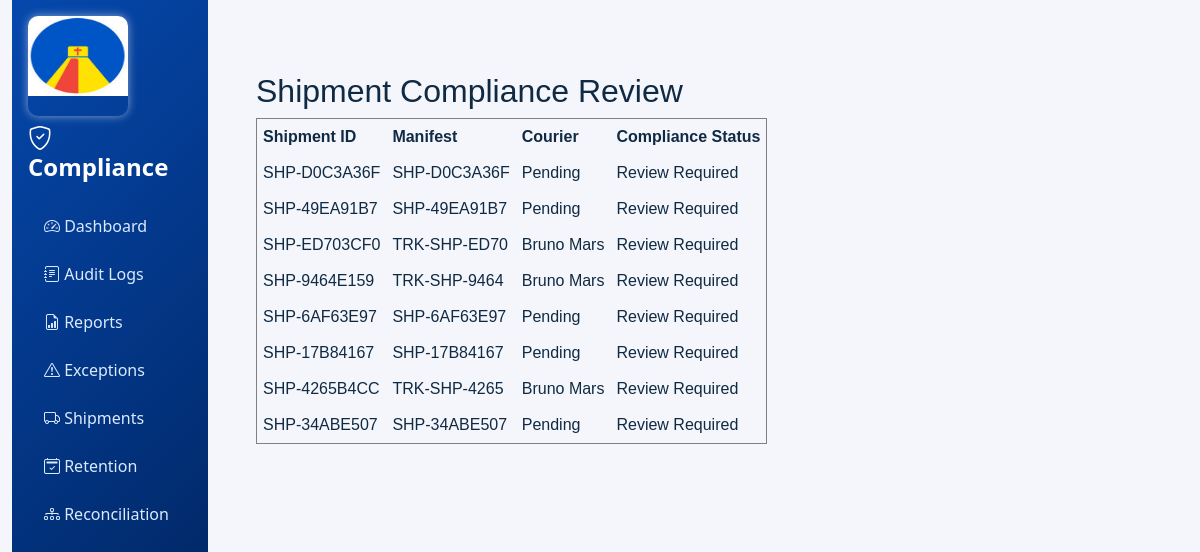
Screenshot of /auditor-dashboard/shipments/ (signed in) with the database file from the repository.
### inventory/models.py (models this page shows, shortened)
class Shipment(models.Model):
    id = models.UUIDField(primary_key=True, default=uuid.uuid4, editable=False)
    SHIPMENT_TYPE_CHOICES = [
        ('Off-Site Transfer', 'Off-Site Transfer'),
        ('Return', 'Return'),
        ('Retrieval', 'Retrieval'),
        ('Destruction', 'Destruction'),
    ]
    SHIPMENT_STATUS_CHOICES = [
        ('Pending', 'Pending'),
        ('More Info Requested', 'More Info Requested'),
        ('Approved', 'Approved'),
        ('Rejected', 'Rejected'),
        ('Dispatched', 'Dispatched'),
        ('Picked Up', 'Picked Up'),
        ('In Transit', 'In Transit'),
        ('Delivered', 'Delivered'),
        ('Completed', 'Completed'),
        ('Return Accepted', 'Return Accepted'),
        ('Cancelled', 'Cancelled'),
    ]
    PRIORITY_LEVEL_CHOICES = [
        ('Normal', 'Normal'),
        ('High', 'High'),
        ('Critical', 'Critical'),
    ]
    DELIVERY_STATUS_CHOICES = [
        ('Delivered', 'Delivered'),
        ('Partially Delivered', 'Partially Delivered'),
    ]
    shipment_id = models.CharField(
        max_length=50,
        unique=True,
        default=generate_shipment_id,
        editable=False,
    )
    shipment_date = models.DateField(default=timezone.localdate)
    shipment_type = models.CharField(max_length=50, choices=SHIPMENT_TYPE_CHOICES)
    status = models.CharField(max_length=50, choices=SHIPMENT_STATUS_CHOICES, default='Pending')
    priority_level = models.CharField(max_length=20, choices=PRIORITY_LEVEL_CHOICES, default='Normal')
    number_of_tapes = models.PositiveIntegerField(default=0)
    source_location = models.CharField(max_length=200, blank=True)
    releasing_custodian = models.CharField(max_length=150, blank=True)
    release_datetime = models.DateTimeField(null=True, blank=True)
    destination_location = models.CharField(max_length=200, blank=True)
    receiving_organization = models.CharField(max_length=200, blank=True)
    expected_delivery_date = models.DateField(null=True, blank=True)
    receiving_custodian = models.CharField(max_length=150, blank=True)
    courier_name = models.CharField(max_length=150, blank=True)
    courier_contact = models.CharField(max_length=100, blank=True)
    vehicle_number = models.CharField(max_length=100, blank=True)
    tracking_number = models.CharField(max_length=150, blank=True)
    tapes = models.ManyToManyField('Tape', blank=True, related_name='shipments')
    approved_by = models.ForeignKey(
        settings.AUTH_USER_MODEL,
        null=True,
        blank=True,
        on_delete=models.SET_NULL,
        related_name='approved_shipments'
    )
    approval_date = models.DateTimeField(null=True, blank=True)
    approval_remarks = models.TextField(blank=True)
    delivery_date = models.DateField(null=True, blank=True)
    delivery_time = models.TimeField(null=True, blank=True)
    received_by = models.CharField(max_length=150, blank=True)
    delivery_status = models.CharField(max_length=30, choices=DELIVERY_STATUS_CHOICES, blank=True)
    delivery_notes = models.TextField(blank=True)
    created_by = models.ForeignKey(
        settings.AUTH_USER_MODEL,
        null=True,
        blank=True,
        on_delete=models.SET_NULL,
        related_name='created_shipments'
    )
    created_at = models.DateTimeField(auto_now_add=True)
    last_updated_by = models.ForeignKey(
        settings.AUTH_USER_MODEL,
        null=True,
        blank=True,
        on_delete=models.SET_NULL,
        related_name='updated_shipments'
    )
    last_updated_at = models.DateTimeField(auto_now=True)
    class Meta:
        ordering = ['-shipment_date', '-created_at']
    def has_dual_custody(self):
        return bool(self.releasing_custodian and self.receiving_custodian)
    def is_manifest_complete(self):
        return self.number_of_tapes > 0 and self.tapes.exists() and self.number_of_tapes == self.tapes.count()
    def compliance_checks(self):
        checks = {
            'tape_exists': self.tapes.exists(),
            'duplicate_tapes': not self.tapes.values('id').annotate(count=Count('id')).filter(count__gt=1).exists(),
            'manifest_complete': self.is_manifest_complete(),
            'retention_compliance': not self.tapes.filter(retention_end_date__lt=(self.expected_delivery_date or timezone.localdate())).exists(),
            'legal_hold': not self.tapes.filter(legal_hold=True).exists(),
            'audit_hold': not self.tapes.filter(audit_hold=True).exists(),
            'damage_status': not self.tapes.filter(status='Damaged').exists(),
            'missing_tape_status': not self.tapes.filter(status='Missing').exists(),
            'dual_custody': self.has_dual_custody(),
        }
        return checks
    def compliance_passed(self):
        return all(self.compliance_checks().values())

### inventory/views.py (the view)
# urls.py: path('auditor-dashboard/shipments/', views.shipment_compliance_view, name='auditor-shipments'),
@login_required(login_url='signin')
@user_passes_test(is_it_compliance_auditor, login_url='signin')
def shipment_compliance_view(request):
    context = _build_auditor_context(request, page='shipments')
    context['active_view'] = 'shipments'
    return render(request, 'auditor_dashboard.html', context)

### inventory/views.py (called while the page is built, shortened)
def is_it_compliance_auditor(user):
    if not user.is_authenticated:
        return False
    if user.is_superuser:
        return True

### inventory/templates/auditor_dashboard.html (shortened to what this page needs)
{% load static %}
<!DOCTYPE html>
<html lang="en">
<head>
    <link href="https://cdn.jsdelivr.net/npm/bootstrap@5.3.3/dist/css/bootstrap.min.css" rel="stylesheet">
    <link rel="stylesheet" href="https://cdn.jsdelivr.net/npm/bootstrap-icons@1.11.3/font/bootstrap-icons.css">
    <link rel="stylesheet" href="https://cdn.datatables.net/2.1.8/css/dataTables.bootstrap5.min.css">
    {% load static %}
</head>
<body>
<div class="container-fluid">
    <div class="row g-0">
        <aside class="col-lg-2 sidebar p-3">
             <h4><div class="logo">
            <img src="{% static 'inventory/round.jpg' %}" alt="logo" width="100" height="100" style="padding-bottom:20px; border-radius:10px; box-shadow:0 0 10px rgba(255,255,255,0.5);">
        </div> </h4>
            <h4 class="fw-bold mb-4"><i class="bi bi-shield-check"></i> Compliance</h4>
            <ul class="nav flex-column gap-2">
                <li><a href="{% url 'auditor-dashboard' %}" class="nav-link"><i class="bi bi-speedometer2"></i> Dashboard</a></li>
                <li><a href="{% url 'auditor-dashboard' %}?view=audit-logs" class="nav-link {% if active_view == 'audit-logs' %}active{% endif %}"><i class="bi bi-journal-text"></i> Audit Logs</a></li>
                <li><a href="{% url 'auditor-dashboard' %}?view=reports" class="nav-link {% if active_view == 'reports' %}active{% endif %}"><i class="bi bi-file-earmark-bar-graph"></i> Reports</a></li>
                <li><a href="{% url 'auditor-exceptions' %}" class="nav-link"><i class="bi bi-exclamation-triangle"></i> Exceptions</a></li>
                <li><a href="{% url 'auditor-shipments' %}" class="nav-link"><i class="bi bi-truck"></i> Shipments</a></li>
                <li><a href="{% url 'auditor-retention' %}" class="nav-link"><i class="bi bi-calendar2-check"></i> Retention</a></li>
                <li><a href="{% url 'auditor-reconciliation' %}" class="nav-link"><i class="bi bi-diagram-3"></i> Reconciliation</a></li>
            </ul>
        </aside>
        <main class="col-lg-10 p-4">
            {% block content %}
            {% if active_view == 'reports' %}
                <div class="mt-4">
                    <h5 class="fw-semibold mb-3">Compliance Health</h5>
                    <h5 class="fw-semibold mb-3">Audit Trail Review</h5>
                    {% include 'compliance_reports.html' %}
                </div>
            {% elif active_view == 'exceptions' %}
                <div class="mt-4">
                    {% include 'exception_review.html' %}
                </div>
            {% elif active_view == 'shipments' %}
                <div class="mt-4">
                    {% include 'shipment_compliance.html' %}
                </div>
            {% elif active_view == 'retention' %}
                <div class="mt-4">
                    {% include 'retention_compliance.html' %}
                </div>
            {% elif active_view == 'reconciliation' %}
                <div class="mt-4">
                    {% include 'reconciliation_review.html' %}
                </div>
            {% endif %}
            {% endblock %}
        </main>
    </div>
</div>
</body>
</html>

### inventory/templates/shipment_compliance.html
<!DOCTYPE html>
<html lang="en">
<head><meta charset="UTF-8"><title>Shipment Compliance Review</title></head>
<body>
<div style="font-family: Arial, sans-serif; padding: 24px;">
    <h2>Shipment Compliance Review</h2>
    <table border="1" cellpadding="6" cellspacing="0">
        <tr><th>Shipment ID</th><th>Manifest</th><th>Courier</th><th>Compliance Status</th></tr>
        {% for row in shipment_rows %}
        <tr><td>{{ row.shipment_id }}</td><td>{{ row.manifest_number }}</td><td>{{ row.courier }}</td><td>{{ row.compliance_status }}</td></tr>
        {% empty %}<tr><td colspan="4">No shipments.</td></tr>{% endfor %}
    </table>
</div>
</body>
</html>

### inventory/templates/auditor_dashboard.html (style rules this page uses)
body { background: #f4f6fb; color: #102a43; }
.sidebar { position: sticky; top: 0; align-self: flex-start; min-height: 100vh; background: linear-gradient(135deg,#0548ad,#001f54); color: white; }
.sidebar a { color: #dbeafe; text-decoration: none; }

### rows the page displays
Shipment: shipment_id "SHP-D0C3A36F", manifest_number "SHP-D0C3A36F"
Shipment: shipment_id "SHP-49EA91B7", manifest_number "SHP-49EA91B7"
Shipment: shipment_id "SHP-ED703CF0", manifest_number "TRK-SHP-ED70", courier "Bruno Mars"
Shipment: shipment_id "SHP-9464E159", manifest_number "TRK-SHP-9464", courier "Bruno Mars"
Shipment: shipment_id "SHP-6AF63E97", manifest_number "SHP-6AF63E97"
Shipment: shipment_id "SHP-17B84167", manifest_number "SHP-17B84167"
Shipment: shipment_id "SHP-4265B4CC", manifest_number "TRK-SHP-4265", courier "Bruno Mars"
Shipment: shipment_id "SHP-34ABE507", manifest_number "SHP-34ABE507"

### other values shown
{{ row.courier }} "Pending" "Pending" "Pending" "Pending" "Pending"
{{ row.compliance_status }} "Review Required" "Review Required" "Review Required" "Review Required" "Review Required" "Review Required" "Review Required" "Review Required"
